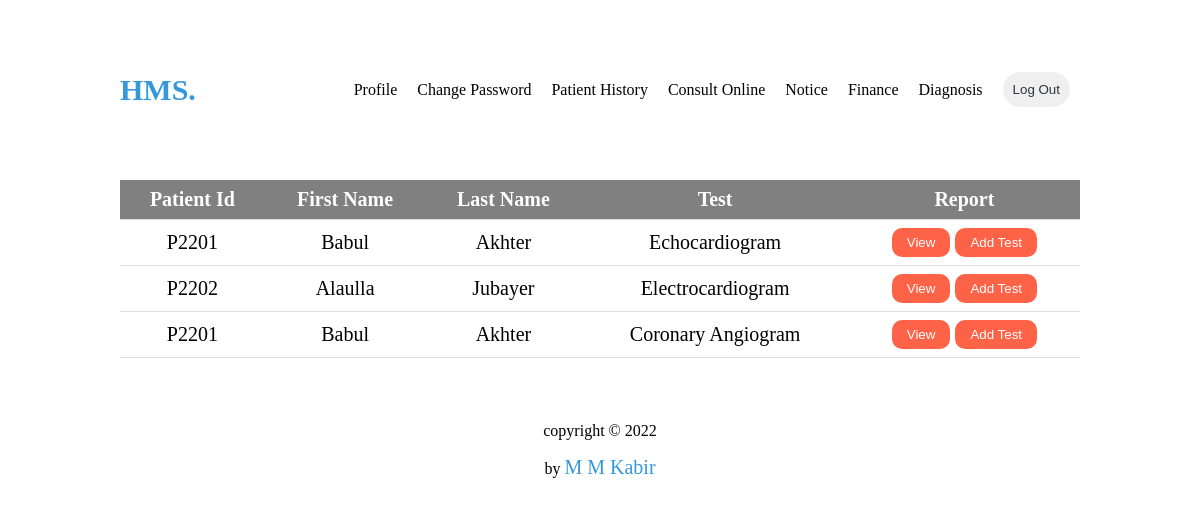
Page /view/viewTestReport.php (signed in) on the committed database.
### tables this page shows
CREATE TABLE `prescription` (
  `id` int(100) NOT NULL,
  `pID` varchar(100) NOT NULL,
  `firstName` varchar(100) NOT NULL,
  `lastName` varchar(100) NOT NULL,
  `medicine` varchar(100) NOT NULL,
  `dosage` varchar(100) NOT NULL,
  `link` varchar(1000) NOT NULL,
  `instruction` varchar(100) NOT NULL,
  `medicalDiagonosis` varchar(100) NOT NULL
);

### control/testReportAction.php (the view, shortened to what this page needs)
<?php
    require "../model/dbConnect.php";
    $sqlDiagonosis = "SELECT `pID`, `firstName`, `lastName`, `medicalDiagonosis` FROM `prescription`;";
    $stmt = mysqli_stmt_init($conn);
    if(!mysqli_stmt_prepare($stmt, $sqlDiagonosis))
    {
        header("location: ../view/signUp.php?error=stmtfailed");
        exit();
    }
    mysqli_stmt_execute($stmt);
    $resultData = mysqli_stmt_get_result($stmt);
    echo "<table>
    <tr>
        <th>Patient Id</th>
        <th>First Name</th>
        <th>Last Name</th>
        <th>Test</th>
        <th>Report</th>
    </tr>";
    $count = 1;
    while($row = mysqli_fetch_assoc($resultData)){
        echo "<tr>
        <td>".$row['pID']."</td>
        <td>".$row['firstName']."</td>
        <td>".$row['lastName']."</td>
        <td>".$row['medicalDiagonosis']."</td>
        <td>
        <button style='padding-left:15px;padding-right:15px;padding-top:7px;padding-bottom:7px;border:none;border-radius:10px;background-color:tomato;'>
        <a style='text-decoration:none;color:white;' href='../control/report/patient".$count.".pdf' target='_blank'>
        View
        </a>
        </button>
        <button style='padding-left:15px;padding-right:15px;padding-top:7px;padding-bottom:7px;border:none;border-radius:10px;background-color:tomato;'><a style='text-decoration:none;color:white;' href='../view/diagonosis.php?patientId=".$row['pID']."' >Add Test</a></button>
        </td>
    </tr>";
    $count = $count + 1;
    }
?>

### view/viewTestReport.php (shortened to what this page needs)
<!DOCTYPE html>
<html lang="en">
<head>
</head>
<body style="padding-right:7rem;padding-left:7rem;">
<?php require "../model/_nav.php";?>
    <main>
        <section>
            <?php require "../control/testReportAction.php"; ?>
        </section>
    </main>
    <?php include "../model/footer.php"; ?>
</body>
</html>

### model/_nav.php (shortened to what this page needs)
<header>
    <nav style="display:flex;
    justify-content:space-between;align-items:center;margin-top:3rem;margin-bottom:3rem;">
        <a style="text-decoration:none;color:black;" href="../view/dashboard.php">
            <h1 style="color:#3498DB;font-size:30px">HMS.</h1>
        </a>
        <ul style="display:flex;justify-content:space-between;list-style-type:none;align-items:center;">
            <li style="text-decoration:none;text-color:black;padding-right:10px;padding-left:10px;">
                    <a style="text-decoration:none;color:black;" href="../control/profileAction.php">
                        Profile
                    </a>
                </li>
                <li style="text-decoration:none;text-color:black;padding-right:10px;padding-left:10px;">
                    <a style="text-decoration:none;color:black;" href="../view/changePassword.php">
                        Change Password
                    </a>
                </li>
            <li style="text-decoration:none;text-color:black;padding-right:10px;padding-left:10px;">
                <a style="text-decoration:none;color:black;" href="../view/viewHistory.php">
                    Patient History
                </a>
            </li>
            <li style="text-decoration:none;text-color:black;padding-right:10px;padding-left:10px;">
                <a style="text-decoration:none;color:black;" href="../view/consultOnline.php">
                    Consult Online
                </a>
            </li>
            <li style="text-decoration:none;text-color:black;padding-right:10px;padding-left:10px;">
                <a style="text-decoration:none;color:black;" href="../view/notice.php">
                    Notice
                </a>
            </li>
            <li style="text-decoration:none;text-color:black;padding-right:10px;padding-left:10px;">
                <a style="text-decoration:none;color:black;" href="../view/finance.php">
                    Finance
                </a>
            </li>
            <li style="text-decoration:none;text-color:black;padding-right:10px;padding-left:10px;">
                <a style="text-decoration:none;color:black;" href="../view/viewTestReport.php">
                    Diagnosis
                </a>
            </li>
            <li style="text-decoration:none;text-color:black;padding-right:10px;padding-left:10px;">
                <a style="text-decoration:none;color:black;" href="../control/logOut.php">
                    <button style="color:#2C3539;padding:10px;padding: 10px;border: none;border-radius: 30px;">
                        Log Out
                    </button>
                </a>
            </li>
        </ul>
    </nav>
</header>

### model/footer.php
<footer style="margin-top:4rem">
    <p style="text-align:center;">copyright © 2022</p>
    <p style="text-align:center;">by <span style="color:#3498DB;font-size:20px;">M M Kabir</span></p>
</footer>

### view/viewTestReport.php (style rules this page uses)
table { border-collapse: collapse; width: 100%; color:white; }
th, td { padding: 8px; text-align: center; border-bottom: 1px solid #ddd; color:black; }
th { color:white; background-color:gray; font-size:20px; }
td { font-size:20px }

### rows in the picture
prescription: pID "P2201", firstName "Babul", lastName "Akhter", medicalDiagonosis "Echocardiogram"
prescription: pID "P2202", firstName "Alaulla", lastName "Jubayer", medicalDiagonosis "Electrocardiogram"
prescription: pID "P2201", firstName "Babul", lastName "Akhter", medicalDiagonosis "Coronary Angiogram"
